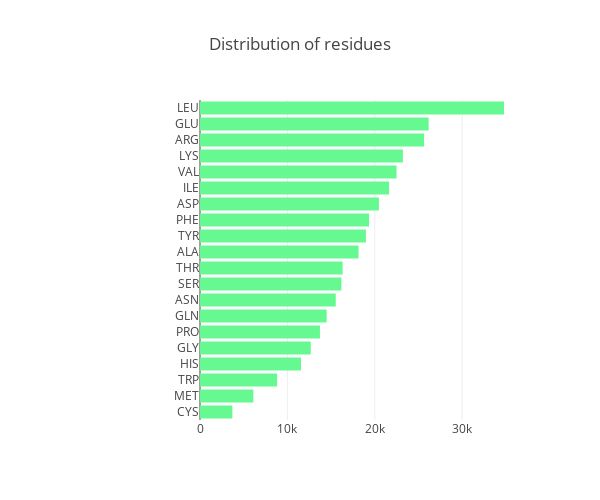

The notebook cell saved with this chart:
### Code cell
_generate_bar_plot_hor(df, cols[2], "Distribution of residues", '#66f992', 600, 500, 200, limit=30)

### Figure 1 — Plotly figure (JSON) as saved in the notebook; plotly's stock layout.template omitted (floating-point values rounded to 4 significant figures)
{"data": [{"marker": {"color": "#66f992"}, "orientation": "h", "type": "bar", "uid": "838bc7d4-a47a-11e8-a63b-38d5470034f4", "x": [3705, 6105, 8822, 11558, 12672, 13725, 14492, 15533, 16179, 16320, 18141, 18983, 19348, 20475, 21642, 22488, 23216, 25645, 26165, 34786], "y": ["CYS", "MET", "TRP", "HIS", "GLY", "PRO", "GLN", "ASN", "SER", "THR", "ALA", "TYR", "PHE", "ASP", "ILE", "VAL", "LYS", "ARG", "GLU", "LEU"]}], "layout": {"height": 500, "margin": {"l": 200}, "title": "Distribution of residues", "width": 600}}
